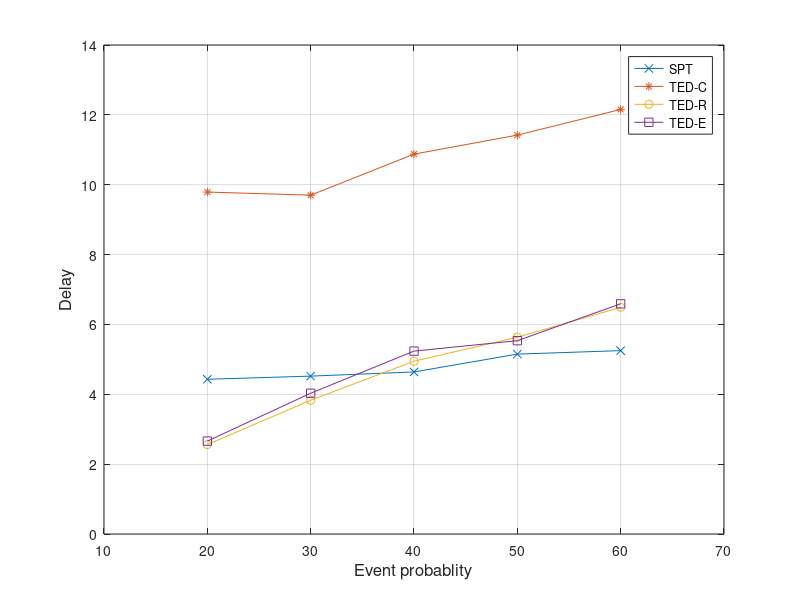

This chart was generated by the following MATLAB code:
x = [20 30 40 50 60]
y = [4.43 4.52 4.64 5.15 5.25]
y1 = [9.79 9.7001875 10.87575 11.419875 12.1554375]
y2 = [2.56 3.830375 4.9465 5.6345625 6.49]
y3 = [2.66 4.030375 5.2365 5.5345625 6.59]
plot(x, y, '-x', x, y1, '-*', x, y2, '-o', x, y3, '-s')
axis([10 70 0 14])
xlabel('Event probablity', 'fontsize',12)
ylabel('Delay','fontsize',12)
legend('SPT', 'TED-C', 'TED-R', 'TED-E')
grid on
%set(h, 'Box', 'on')
